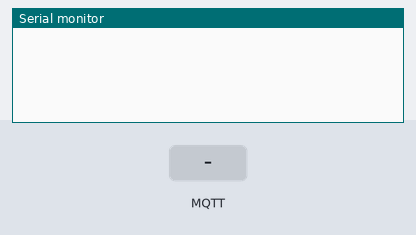
The sketch below on a simulated ESP8266 (NodeMCU). On the bench: the last lines printed to the serial monitor. Inputs (shaded band) come from the test bench. WiFi joins after 1.5 s; servers stay silent unless stated; no MQTT or app messages arrive unless stated.

Above: at 2.7 s.
2.8 s: MQTT message "power/medir" arrives on the first subscribed topic
At 3.3 s:
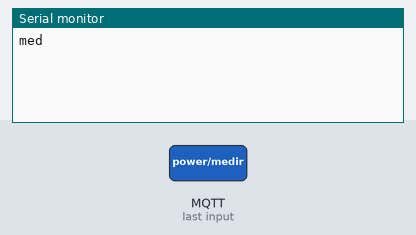
4.3 s: MQTT message "power/medir" arrives on the second subscribed topic
At 5.6 s:
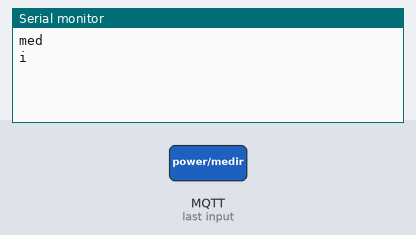

The sketch:

nodemcuMqtt.ino
```cpp
#include <ESP8266WiFi.h>
#include <PubSubClient.h>

#define SEC_TO_MILISEC(x) ((x)*1000)


char * ssid ="WIFI Pier";
char * pass ="pagle736pagle";
unsigned int mqttPort=1883;

const char MqttUser[]="powerQuality";
const char MqttPassword[]="1234";
const char MqttClientID[]="powerQuality";
bool sendDataE=false;
IPAddress mqttServer(192,168,0,116);

WiFiClient wclient;
PubSubClient mqtt_client(wclient);

void callback(char* topic, byte* payload, unsigned int length);
void  debug_message (char * string, bool newLine)
{
#ifdef DEBUGG
  if(string !=NULL)
  {
    if (!newLine)
    {
      Serial.print(string);
    }else
    {
      Serial.println(string);
    }
  }
  #endif
}

void setUpWifi(char * ssid, char * pass)
{
  String ip;
  debug_message(" ",true);
  debug_message(" ",true);
  debug_message("Conectandose a: ",false);
  debug_message(ssid,true);

  WiFi.begin(ssid,pass);

  while(WiFi.status() != WL_CONNECTED)
  {
    delay(500);
    debug_message(".",false);
  }
  debug_message(" ",true);
  debug_message("Coneccion realizada",true);
  debug_message("La ip es: ",false);
  ip=WiFi.localIP().toString();
  debug_message((char *)ip.c_str(),true);
}

void setUpMqtt(void)
{
  mqtt_client.setServer(mqttServer,mqttPort);
  mqtt_client.setCallback(callback);
}


void callback(char* topic, byte* payload, unsigned int length)
{
  int tiempo=0;
  payload[length]='\n';
  String message((char *)payload);
  debug_message("Llego un mensage, topic:",false);
  debug_message(topic,false);
  debug_message(", payload : ",false);
  debug_message((char *)payload,true);

  if(!strcmp(topic,"power/medir"))
  {
    Serial.println("med");

  }else if(!strcmp(topic,"power/get")){
     sendDataE=true;
    // Serial.println("getF");
  }

}


void setup() {

  setUpWifi(ssid,pass);
  setUpMqtt();

  // Initialize Serial port
  Serial.begin(9600);

}

void reconnect()
{
  while(!mqtt_client.connected())
  {
    debug_message("Intentando conectar al servidor MQTT",true);
    if (mqtt_client.connect(MqttClientID,MqttUser,MqttPassword))
      {
            debug_message("conectado",true);


            // ...suscrivirse a topicos
            mqtt_client.subscribe("power/medir");
            mqtt_client.subscribe("power/get");

           // mqtt_client.subscribe("timbre/off");


      }
      else
      {
        debug_message("intentando conetarse al broker",true);
        delay(3000);
      }
  }
}

void loop() {
  String temData;

  if (!mqtt_client.connected())
  {
      reconnect();
 }
 mqtt_client.loop();
 if(sendDataE){
  Serial.println("i");
  temData=waitData();
  mqtt_client.publish("power/irms",temData.c_str());
  Serial.println("v");
  temData=waitData();

  mqtt_client.publish("power/vrms",temData.c_str());

  Serial.println("p");
  temData=waitData();
  mqtt_client.publish("power/p",temData.c_str());
  Serial.println("f");
  temData=waitData();
  mqtt_client.publish("power/pf",temData.c_str());

  Serial.println("VA");
  temData=waitData();
  mqtt_client.publish("power/thdV",temData.c_str());

  Serial.println("CA");
  temData=waitData();
  mqtt_client.publish("power/thdI",temData.c_str());

  sendDataE=false;
 }


 // delay(100);
}

String waitData(void){
  while(!(Serial.available()>0));
  return Serial.readString();
}
```

Measured:
- after the input at 2.8 s, the serial monitor: prints a new line at once (image 1)
- after the input at 4.3 s, the serial monitor: prints a new line at once (image 2)
